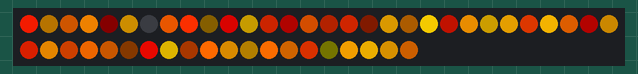
Bench run of a program on a simulated Raspberry Pi Pico running MicroPython. Shown: 50 RGB LEDs in strip order, left to right, continuing on the next row. Random numbers come from a fixed seed.

Above: at 0.06 s.
At 5.45 s:
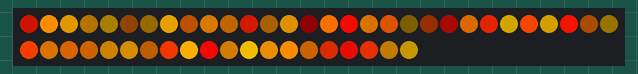
At 10.14 s:
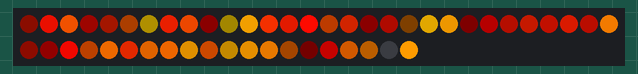
At 19.5 s:
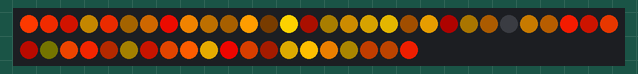
At 29.69 s:
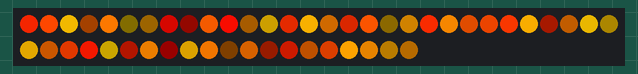
At 39.86 s:
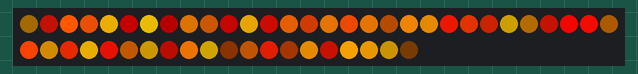

The program:

fire.py
```python
import plasma
from plasma import plasma_stick
import time
from random import random, uniform

"""
A basic fire effect.
"""

# Set how many LEDs you have
NUM_LEDS = 50

# WS2812 / NeoPixel™ LEDs
led_strip = plasma.WS2812(NUM_LEDS, 0, 0, plasma_stick.DAT, color_order=plasma.COLOR_ORDER_RGB)

# Start updating the LED strip
led_strip.start()

while True:
    # fire effect! Random red/orange hue, full saturation, random brightness
    for i in range(NUM_LEDS):
        led_strip.set_hsv(i, uniform(0.0, 50 / 360), 1.0, random())
    time.sleep(0.1)
```
